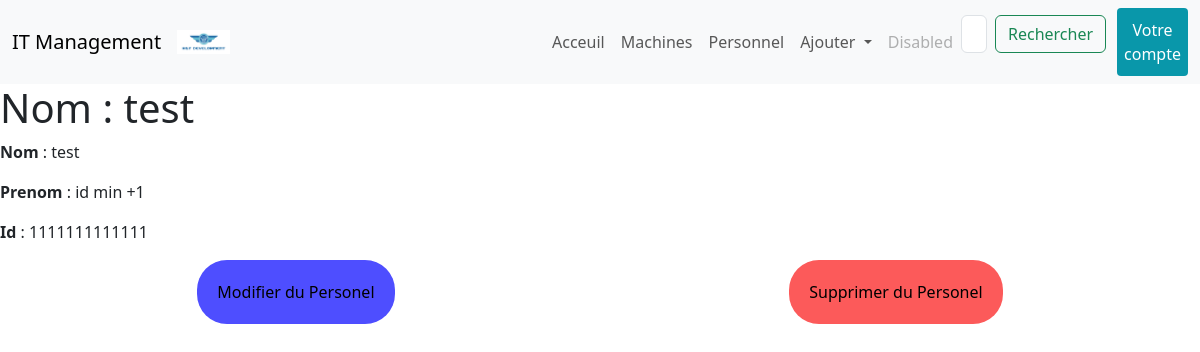
Page /personnel/1111111111111 on the earlier database version.
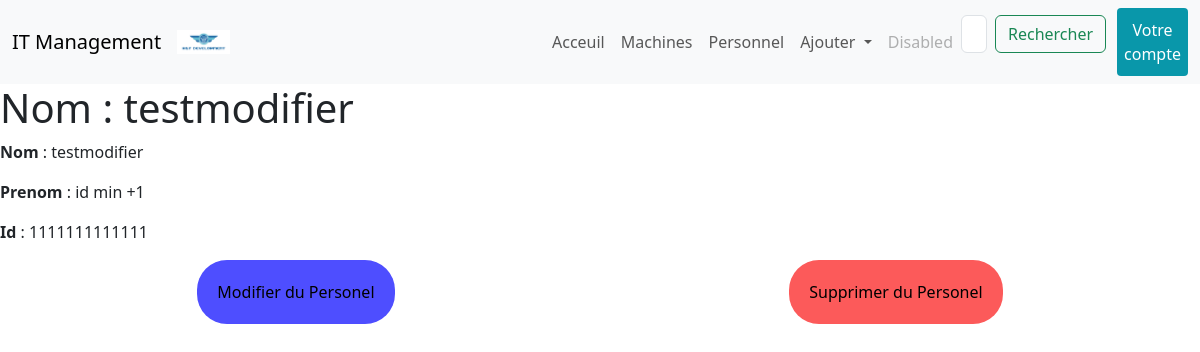
Same page on the later database version.
### projetApp/models.py (models this page shows)
class Personnel(models.Model):
	id = models.PositiveIntegerField(
		primary_key = True,
		editable = True,
		validators=[MinValueValidator(1000000000000) , MaxValueValidator(9999999999999)],
		unique = True,
	)
	nom = models.CharField(
		max_length = 30
	)
	prenom = models.CharField(
		max_length = 30
	)

### projetApp/views.py (the view)
# urls.py: path('personnel/<pk>', views.personnel_detail_view, name='personnel_detail'),
def personnel_detail_view(request, pk):
    personnel = get_object_or_404(Personnel, id = pk)
    return render(request, 'templates/html/personnel_detail.html', {'personnel': personnel})

### projetApp/templates/html/personnel_detail.html (shortened to what this page needs)
{% extends "index.html" %}
{% block content %}
    <h1>Nom : {{ personnel.nom }}</h1>
    <p><strong>Nom</strong> : {{ personnel.nom }}</p>
    <p><strong>Prenom</strong> : {{ personnel.prenom }}</p>
    <p><strong>Id</strong> : {{ personnel.id }}</p>
    <div class="li_button">
        <a href="{% url 'modifier_personnel' personnel.id %}"><button class="button_modif">Modifier du Personel</button></a>
        <a href="{% url 'supprimer_personnel' personnel.id %}"><button class="button_sup">Supprimer du Personel</button></a>
    </div>
{% endblock %}

Differences in the rows shown:
changed Personnel "id min +1": nom "test" → "testmodifier"
